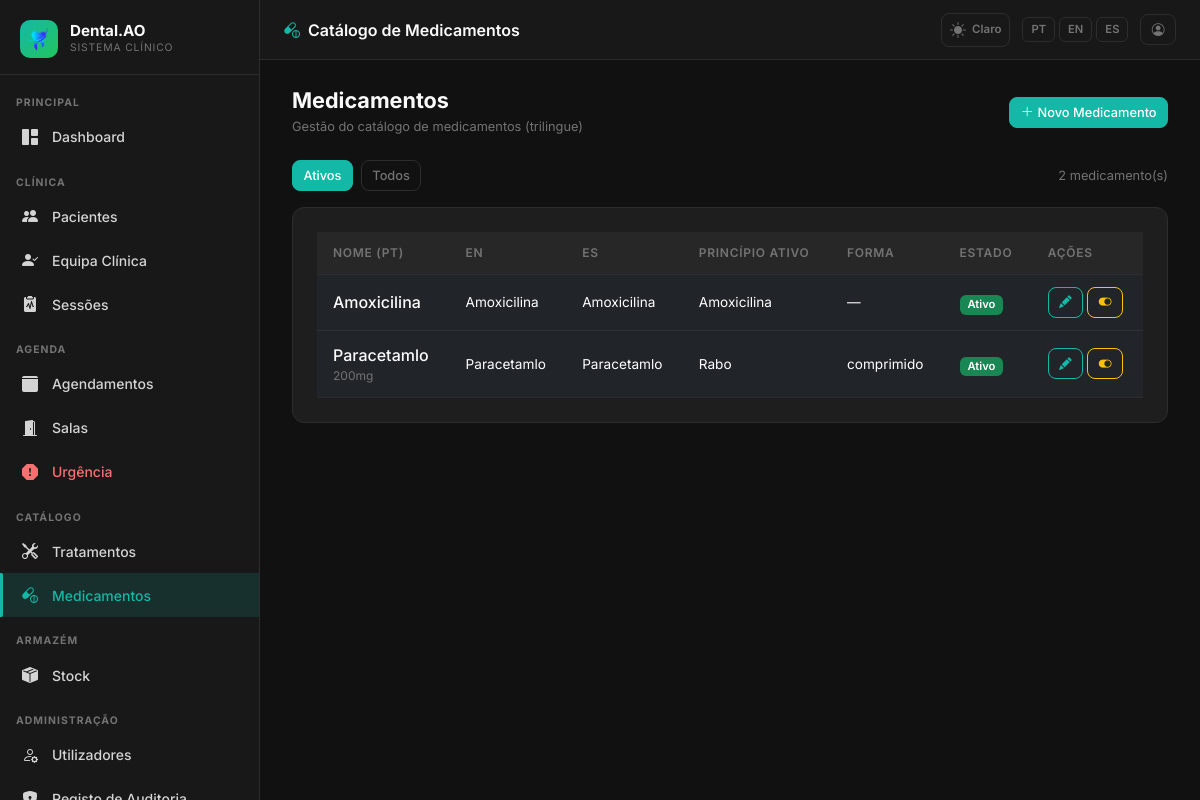
Page /admin/medicines (signed in) on the committed database.
### app/models.py (models this page shows, shortened)
class AppSetting(db.Model):
    __tablename__ = 'app_settings'
    key   = db.Column(db.String(64), primary_key=True)
    value = db.Column(db.Text, nullable=True)
    _DEFAULTS = {
        'app_name':       'DentalCare Pro',
        'app_logo':       '',
        'bg_dark':        '#111111',
        'sidebar_dark':   '#181818',
        'card_dark':      '#1e1e1e',
        'border_dark':    '#2d2d2d',
        'text_dark':      '#d4d4d4',
        'primary_dark':   '#14b8a6',
        'success_dark':   '#22c55e',
        'danger_dark':    '#f87171',
        'warning_dark':   '#fbbf24',
        'bg_light':       '#f0f4f8',
        'card_light':     '#ffffff',
        'border_light':   '#d1dce8',
        'text_light':     '#334155',
        'primary_light':  '#1976d2',
        'success_light':  '#00875a',
        'danger_light':   '#d32f2f',
        'warning_light':  '#e65100',
        'xray_max_mb':        '10',
        'stock_invoice_max_mb': '5',
        'urgency_surcharge':  '30',
    }
    @classmethod
    def all_as_dict(cls):
        stored = {s.key: s.value for s in cls.query.all()}
        result = dict(cls._DEFAULTS)
        result.update(stored)
        return result

class Medicine(db.Model):
    __tablename__ = 'medicines'
    id = db.Column(db.Integer, primary_key=True)
    name_pt = db.Column(db.String(200), nullable=False)
    name_en = db.Column(db.String(200), nullable=False)
    name_es = db.Column(db.String(200), nullable=False)
    active_ingredient = db.Column(db.String(200), nullable=True)
    dosage_form = db.Column(db.String(100), nullable=True)
    strength = db.Column(db.String(50), nullable=True)
    instructions_pt = db.Column(db.Text, nullable=True)
    instructions_en = db.Column(db.Text, nullable=True)
    instructions_es = db.Column(db.Text, nullable=True)
    contraindications_pt = db.Column(db.Text, nullable=True)
    contraindications_en = db.Column(db.Text, nullable=True)
    contraindications_es = db.Column(db.Text, nullable=True)
    is_active = db.Column(db.Boolean, default=True)
    created_by_id = db.Column(db.Integer, db.ForeignKey('users.id'), nullable=True)
    created_at = db.Column(db.DateTime, default=lambda: datetime.now(timezone.utc))
    updated_at = db.Column(db.DateTime, default=lambda: datetime.now(timezone.utc),
                           onupdate=lambda: datetime.now(timezone.utc))
    created_by = db.relationship('User', backref='created_medicines')

### app/admin/routes.py (the view)
@admin_bp.route('/medicines')
@login_required
def medicines():
    _clinical_staff_check()
    page = request.args.get('page', 1, type=int)
    query = Medicine.query.order_by(Medicine.name_pt)
    if request.args.get('inactive') != '1':
        query = query.filter_by(is_active=True)
    medicines = query.paginate(page=page, per_page=20)
    return render_template('admin/medicines/index.html', medicines=medicines)

### app/__init__.py (called while the page is built)
def get_locale():
    lang = session.get('lang')
    if lang in ['pt', 'en', 'es']:
        return lang
    return 'pt'

### app/admin/routes.py (called while the page is built)
def _clinical_staff_check():
    if current_user.role not in [Role.SUPERADMIN, Role.CLINICAL_DIRECTOR, Role.DENTIST]:
        abort(403)

### app/models.py (called while the page is built)
    def role_display(self):
        role_map = {
            Role.SUPERADMIN: 'Superadmin',
            Role.CLINICAL_DIRECTOR: 'Diretor Clínico',
            Role.DENTIST: 'Dentista',
            Role.PATIENT: 'Paciente',
            Role.RECEPTION: 'Recepção',
        }
        return role_map.get(self.role, self.role)

    def role_badge_class(self):
        badge_map = {
            Role.SUPERADMIN: 'danger',
            Role.CLINICAL_DIRECTOR: 'primary',
            Role.DENTIST: 'success',
            Role.PATIENT: 'info',
            Role.RECEPTION: 'warning',
        }
        return badge_map.get(self.role, 'secondary')

### app/templates/admin/medicines/index.html (shortened to what this page needs)
{% extends "base.html" %}
{% block page_title %}<i class="bi bi-capsule-pill me-2" style="color:var(--dc-primary)"></i>{{ _('Catálogo de Medicamentos') }}{% endblock %}
{% block content %}
<div class="dc-page-header">
  <div>
    <h1>{{ _('Medicamentos') }}</h1>
    <p>{{ _('Gestão do catálogo de medicamentos (trilingue)') }}</p>
  </div>
  {% if current_user.role in ['superadmin', 'clinical_director'] %}
  <a href="{{ url_for('admin.new_medicine') }}" class="btn btn-primary btn-sm">
    <i class="bi bi-plus-lg me-1"></i>{{ _('Novo Medicamento') }}
  </a>
  {% endif %}
</div>
<div class="d-flex align-items-center gap-2 mb-3 flex-wrap">
  <a href="{{ url_for('admin.medicines') }}" class="btn btn-sm {% if not request.args.get('inactive') %}btn-primary{% else %}btn-outline-secondary{% endif %}">
    {{ _('Ativos') }}
  </a>
  <a href="{{ url_for('admin.medicines', inactive=1) }}" class="btn btn-sm {% if request.args.get('inactive') %}btn-primary{% else %}btn-outline-secondary{% endif %}">
    {{ _('Todos') }}
  </a>
  <span class="ms-auto" style="font-size:.8rem;color:var(--dc-text-muted)">
    {{ medicines.total }} {{ _('medicamento(s)') }}
  </span>
</div>
{% if medicines.items %}
<div class="dc-card med-table-wrap">
  <div class="table-responsive">
    <table class="table mb-0">
      <thead>
        <tr>
          <th>{{ _('Nome (PT)') }}</th>
          <th>{{ _('EN') }}</th>
          <th>{{ _('ES') }}</th>
          <th>{{ _('Princípio Ativo') }}</th>
          <th>{{ _('Forma') }}</th>
          <th>{{ _('Estado') }}</th>
          {% if current_user.role in ['superadmin', 'clinical_director'] %}
          <th>{{ _('Ações') }}</th>
          {% endif %}
        </tr>
      </thead>
      <tbody>
        {% for m in medicines.items %}
        <tr>
          <td>
            <div style="font-weight:500;color:var(--dc-white)">{{ m.name_pt }}</div>
            {% if m.strength %}<div style="font-size:.75rem;color:var(--dc-text-muted)">{{ m.strength }}</div>{% endif %}
          </td>
          <td style="font-size:.85rem">{{ m.name_en }}</td>
          <td style="font-size:.85rem">{{ m.name_es }}</td>
          <td style="font-size:.85rem">{{ m.active_ingredient or '—' }}</td>
          <td style="font-size:.85rem">{{ m.dosage_form or '—' }}</td>
          <td>
            <span class="badge bg-{% if m.is_active %}success{% else %}secondary{% endif %}">
              {{ _('Ativo') if m.is_active else _('Inativo') }}
            </span>
          </td>
          {% if current_user.role in ['superadmin', 'clinical_director'] %}
          <td>
            <div class="d-flex gap-1">
              <a href="{{ url_for('admin.edit_medicine', id=m.id) }}" class="btn btn-sm btn-outline-primary">
                <i class="bi bi-pencil-fill"></i>
              </a>
              <form method="POST" action="{{ url_for('admin.toggle_medicine', id=m.id) }}" class="d-inline">
                <button type="submit" class="btn btn-sm btn-outline-{{ 'warning' if m.is_active else 'success' }}">
                  <i class="bi bi-{{ 'toggle-on' if m.is_active else 'toggle-off' }}"></i>
                </button>
              </form>
            </div>
          </td>
          {% endif %}
        </tr>
        {% endfor %}
      </tbody>
    </table>
  </div>
</div>
{% else %}
<div class="dc-card text-center py-5" style="color:var(--dc-text-muted)">
  <i class="bi bi-capsule fs-2 mb-2 d-block"></i>
  {{ _('Nenhum medicamento encontrado') }}
</div>
{% endif %}
{% endblock %}

### app/templates/base.html (shortened to what this page needs)
<!DOCTYPE html>
<html lang="{{ get_locale() }}" data-dc-theme="{{ session.get('theme', 'dark') }}">
<head>
  <link href="https://cdn.jsdelivr.net/npm/bootstrap@5.3.2/dist/css/bootstrap.min.css" rel="stylesheet">
  <link href="https://cdn.jsdelivr.net/npm/bootstrap-icons@1.11.3/font/bootstrap-icons.min.css" rel="stylesheet">
  <link href="{{ url_for('static', filename='css/dental.css') }}" rel="stylesheet">
</head>
<body>
<aside class="dc-sidebar" id="dcSidebar">
  <div class="dc-brand">
    <div class="dc-brand-icon">
      {% if app_settings.app_logo %}
        <img src="{{ url_for('superadmin.logo_file', filename=app_settings.app_logo) }}"
             alt="{{ app_settings.app_name }}"
             style="width:36px;height:36px;object-fit:contain;border-radius:6px;">
      {% else %}
        <i class="bi bi-heart-pulse-fill"></i>
      {% endif %}
    </div>
    <div class="flex-fill">
      <div class="dc-brand-name">{{ app_settings.app_name }}</div>
      <div class="dc-brand-sub">{{ _('Sistema Clínico') }}</div>
    </div>
  </div>
  <nav class="dc-nav">
    {% set role = current_user.role %}
    <div class="dc-nav-section">{{ _('Principal') }}</div>
    <a href="{{ url_for('main.dashboard') }}"
       class="dc-nav-item {% if request.endpoint == 'main.dashboard' %}active{% endif %}">
      <i class="bi bi-grid-1x2-fill"></i> {{ _('Dashboard') }}
    </a>
    {% if role in ['superadmin', 'clinical_director', 'dentist', 'reception'] %}
    <div class="dc-nav-section mt-2">{{ _('Clínica') }}</div>
    {% endif %}
    {% if role in ['superadmin', 'clinical_director', 'dentist', 'reception'] %}
    <a href="{{ url_for('patients.index') }}"
       class="dc-nav-item {% if request.endpoint == 'patients.index' or request.endpoint in ['patients.new','patients.edit','patients.detail'] %}active{% endif %}">
      <i class="bi bi-people-fill"></i> {{ _('Pacientes') }}
    </a>
    {% endif %}
    {% if role in ['superadmin', 'clinical_director'] %}
    <a href="{{ url_for('patients.care_team_pending') }}"
       class="dc-nav-item {% if request.endpoint == 'patients.care_team_pending' %}active{% endif %}">
      <i class="bi bi-person-check-fill"></i> {{ _('Equipa Clínica') }}
    </a>
    {% endif %}
    {% if role in ['superadmin', 'clinical_director', 'dentist'] %}
    <a href="{{ url_for('sessions.index') }}"
       class="dc-nav-item {% if request.endpoint and 'sessions.' in request.endpoint and 'audit' not in request.endpoint and 'evolution' not in request.endpoint %}active{% endif %}">
      <i class="bi bi-clipboard2-pulse-fill"></i> {{ _('Sessões') }}
    </a>
    {% endif %}
    {% if role in ['superadmin', 'clinical_director', 'reception', 'dentist'] %}
    <div class="dc-nav-section mt-2">{{ _('Agenda') }}</div>
    {% endif %}
    {% if role in ['superadmin', 'clinical_director', 'reception'] %}
    <a href="{{ url_for('scheduling.calendar') }}"
       class="dc-nav-item {% if request.endpoint and 'scheduling.' in request.endpoint and 'emergency' not in request.endpoint and 'room' not in request.endpoint %}active{% endif %}">
      <i class="bi bi-calendar3-fill"></i> {{ _('Agendamentos') }}
    </a>
    {% endif %}
    {% if role in ['superadmin', 'clinical_director', 'reception', 'dentist'] %}
    <a href="{{ url_for('scheduling.rooms') }}"
       class="dc-nav-item {% if request.endpoint and 'rooms' in request.endpoint %}active{% endif %}">
      <i class="bi bi-door-open-fill"></i> {{ _('Salas') }}
    </a>
    {% endif %}
    {% if role in ['superadmin', 'clinical_director', 'reception', 'dentist'] %}
    <a href="{{ url_for('scheduling.emergency') }}"
       class="dc-nav-item {% if request.endpoint and 'emergency' in request.endpoint %}active{% endif %}"
       style="color:var(--dc-danger)">
      <i class="bi bi-exclamation-octagon-fill"></i> {{ _('Urgência') }}
    </a>
    {% endif %}
    {% if role in ['superadmin', 'clinical_director', 'dentist'] %}
    <div class="dc-nav-section mt-2">{{ _('Catálogo') }}</div>
    <a href="{{ url_for('admin.treatments') }}"
       class="dc-nav-item {% if 'treatments' in request.endpoint %}active{% endif %}">
      <i class="bi bi-tools"></i> {{ _('Tratamentos') }}
    </a>
    <a href="{{ url_for('admin.medicines') }}"
       class="dc-nav-item {% if 'medicine' in request.endpoint %}active{% endif %}">
      <i class="bi bi-capsule-pill"></i> {{ _('Medicamentos') }}
    </a>
    {% endif %}
    {% if role in ['superadmin', 'clinical_director', 'dentist', 'receptionist'] %}
    <div class="dc-nav-section mt-2">{{ _('Armazém') }}</div>
    <a href="{{ url_for('stock.index') }}"
       class="dc-nav-item {% if request.endpoint and 'stock.' in request.endpoint %}active{% endif %}">
      <i class="bi bi-box-seam-fill"></i> {{ _('Stock') }}
    </a>
    {% endif %}
    {% if role in ['superadmin', 'clinical_director'] %}
    <div class="dc-nav-section mt-2">{{ _('Administração') }}</div>
    <a href="{{ url_for('admin.users') }}"
       class="dc-nav-item {% if 'user' in request.endpoint %}active{% endif %}">
      <i class="bi bi-person-gear"></i> {{ _('Utilizadores') }}
    </a>
    <a href="{{ url_for('admin.audit_log') }}"
       class="dc-nav-item {% if 'audit' in request.endpoint %}active{% endif %}">
      <i class="bi bi-shield-lock-fill"></i> {{ _('Registo de Auditoria') }}
    </a>
    {% endif %}
  </nav>
</aside>
<header class="dc-topbar">
  <span class="page-title">{% block page_title %}{% endblock %}</span>
  <div class="topbar-actions">
    <a href="{{ url_for('auth.toggle_theme') }}"
       class="theme-toggle"
       title="{{ _('Alternar tema') }}">
      {% if session.get('theme', 'dark') == 'dark' %}
        <i class="bi bi-sun-fill"></i><span style="font-size:.72rem;font-weight:600;margin-left:2px">{{ _('Claro') }}</span>
      {% else %}
        <i class="bi bi-moon-stars-fill"></i><span style="font-size:.72rem;font-weight:600;margin-left:2px">{{ _('Escuro') }}</span>
      {% endif %}
    </a>
    <div class="lang-switcher">
      <a href="{{ url_for('auth.set_lang', lang='pt') }}"
         class="lang-btn {% if get_locale() == 'pt' %}active{% endif %}">PT</a>
      <a href="{{ url_for('auth.set_lang', lang='en') }}"
         class="lang-btn {% if get_locale() == 'en' %}active{% endif %}">EN</a>
      <a href="{{ url_for('auth.set_lang', lang='es') }}"
         class="lang-btn {% if get_locale() == 'es' %}active{% endif %}">ES</a>
    </div>
    <a href="{{ url_for('auth.profile') }}" class="btn btn-sm btn-outline-secondary" title="{{ _('Meu Perfil') }}">
      <i class="bi bi-person-circle"></i>
    </a>
  </div>
</header>
<main class="dc-main">
  <div class="dc-content">
    {% block content %}{% endblock %}
  </div>
</main>
</body>
</html>

### rows in the picture
AppSetting: value (picture)
AppSetting: app_name "Dental.AO"
Medicine: name_pt "Amoxicilina", name_en "Amoxicilina", name_es "Amoxicilina", active_ingredient "Amoxicilina", dosage_form "—"
Medicine: name_pt "Paracetamlo", strength "200mg", name_en "Paracetamlo", name_es "Paracetamlo", active_ingredient "Rabo", dosage_form "comprimido"

### other values in the picture
{{ medicines.total }} "2"
